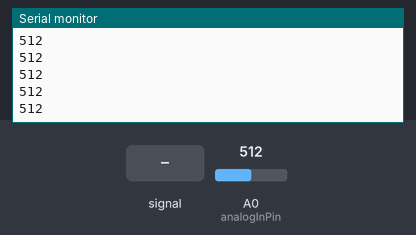
This sketch was run on a simulated Arduino Uno, built with avr-gcc and run on an emulated ATmega328P. On the bench: the last lines printed to the serial monitor. Inputs (shaded band) come from the test bench; at power-on: A0 (analogInPin) = 512.

Above: at 1.2 s.
1.3 s: A0 (analogInPin) fed a 200 Hz sine of ±81 counts around its level
At 2.0 s:
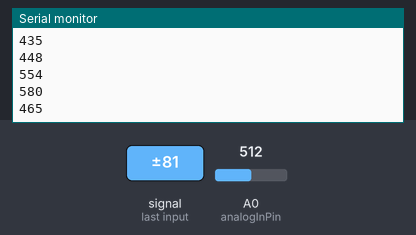
2.8 s: A0 (analogInPin) set to 716
At 3.8 s:
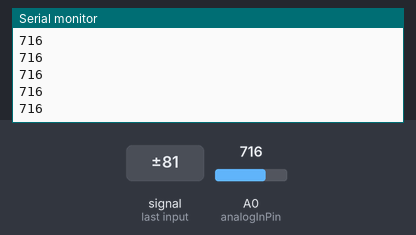
4.3 s: A0 (analogInPin) fed a 1000 Hz sine of ±255 counts around its level
5.8 s: A0 (analogInPin) set to 900
At 6.4 s:
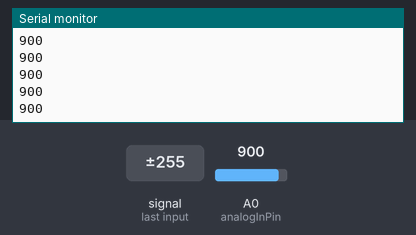
Timing chart, 0 to 8.3 s (numbered marks = the images above; inputs shaded):
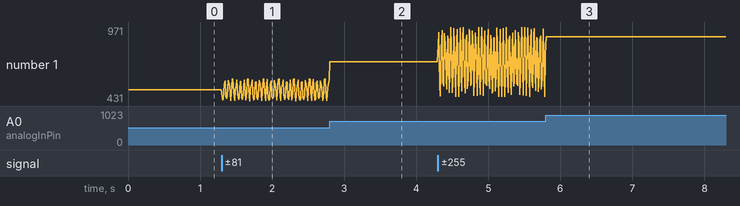

The sketch:

01_serial_write_singleValue.ino
```cpp
// use one of these analog sensors from your Grove Kit
// https://wiki.seeedstudio.com/Grove-Rotary_Angle_Sensor/
// https://wiki.seeedstudio.com/Grove-Light_Sensor/
// https://wiki.seeedstudio.com/Grove-Temperature_Sensor/ > look at code example
// https://wiki.seeedstudio.com/Grove-Sound_Sensor/ > look at code example

// These constants won't change. They're used to give names to the pins used:
const int analogInPin = 0; // or A0  // digital input pin that the sensor is attached to

int sensorValue = 0;        // value read from sensor

unsigned long lastSent = 0;
int updateSerial = 10; // interval to send value via serial port


void setup() {
  // initialize serial communications at 57600 bps:
  Serial.begin(57600);
  // for analog input pin no initialization as an input needed !
}

void loop() {

  // read the analog pin
  sensorValue = analogRead(analogInPin);

  // Do not try to send Serial stuff too often, be prevent this by checking when we sent the last time
  if((millis() - lastSent) > updateSerial){

    // print the results to the Serial Monitor:
    Serial.println(sensorValue);

    // update timestamp last sent
    lastSent = millis();
  }

}
```

Measured:
- after the input at 1.3 s, the serial monitor: prints a new line at once (image 1)
- plotted number 1: 512 → 587 after the input at 1.3 s, 716 → 772 after the input at 4.3 s
